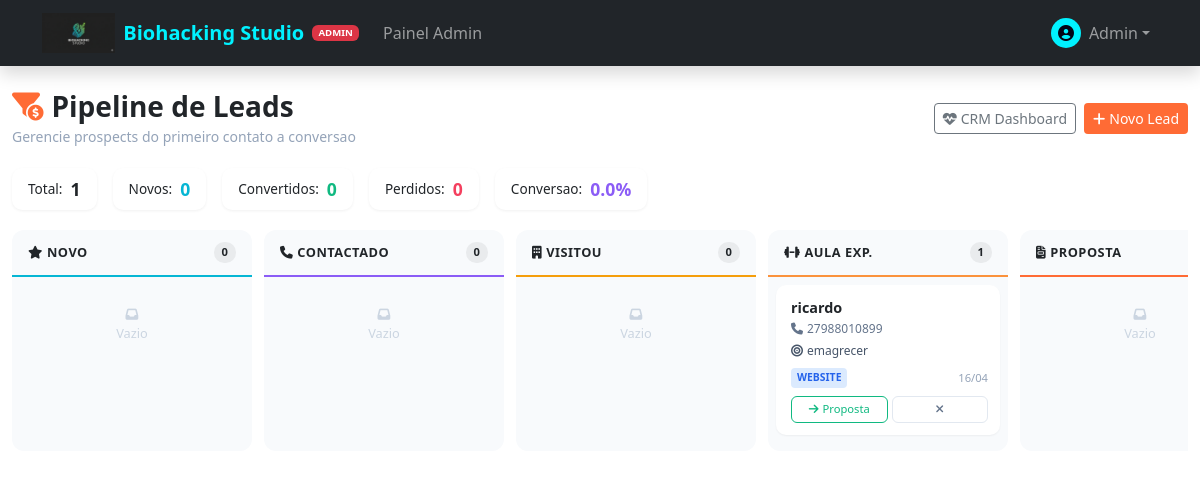
Screenshot of /admin/crm/leads (signed in) with the database file from the repository.
### app/models/user.py (models this page shows, shortened)
class User(UserMixin, db.Model):
    __tablename__ = 'users'
    id = db.Column(db.Integer, primary_key=True)
    name = db.Column(db.String(100), nullable=False)
    email = db.Column(db.String(120), unique=True, nullable=False)
    phone = db.Column(db.String(20), nullable=False)
    password_hash = db.Column(db.String(256), nullable=False)
    cpf = db.Column(db.String(14), nullable=True)  # Formato: 123.456.789-00
    gender = db.Column(db.Enum(Gender), nullable=True)
    role = db.Column(db.String(20), default='student')
    xp = db.Column(db.Integer, default=0)  # XP total historico (para ranking)
    level = db.Column(db.Integer, default=1)
    xp_available = db.Column(db.Integer, default=0)  # XP disponivel para conversao (janela 3 meses)
    credits_balance = db.Column(db.Integer, default=0)  # Total de creditos ativos (wallets)
    face_encoding = db.Column(db.LargeBinary, nullable=True)
    face_encoding_version = db.Column(db.String(10), default='v1')
    face_registered_at = db.Column(db.DateTime, nullable=True)
    face_last_recognized = db.Column(db.DateTime, nullable=True)
    face_confidence_threshold = db.Column(db.Float, default=0.6)
    photo_url = db.Column(db.String(255))
    referral_code = db.Column(db.String(12), unique=True, nullable=True)
    professional_type = db.Column(db.Enum(ProfessionalType), nullable=True)
    base_commission_rate = db.Column(db.Numeric(5, 2), nullable=True)
    is_active = db.Column(db.Boolean, default=True)
    created_at = db.Column(db.DateTime, default=datetime.utcnow)
    updated_at = db.Column(db.DateTime, default=datetime.utcnow, onupdate=datetime.utcnow)
    last_login = db.Column(db.DateTime)
    @property
    def is_admin(self):
        return self.role == 'admin'
    @property
    def is_student(self):
        return self.role == 'student'

### app/models/crm.py (models this page shows, shortened)
class Lead(db.Model):
    __tablename__ = 'leads'
    id = db.Column(db.Integer, primary_key=True)
    full_name = db.Column(db.String(150), nullable=False)
    email = db.Column(db.String(120), unique=True, nullable=True)
    phone = db.Column(db.String(20), nullable=False, index=True)
    source = db.Column(db.Enum(LeadSource), default=LeadSource.WALK_IN)
    status = db.Column(db.Enum(LeadStatus), default=LeadStatus.NEW, index=True)
    interest_goal = db.Column(db.String(100), nullable=True)
    preferred_schedule = db.Column(db.String(100), nullable=True)
    budget_range = db.Column(db.String(50), nullable=True)
    created_at = db.Column(db.DateTime, default=datetime.utcnow, index=True)
    last_contact_at = db.Column(db.DateTime, nullable=True)
    trial_class_date = db.Column(db.DateTime, nullable=True)
    converted_at = db.Column(db.DateTime, nullable=True)
    lost_reason = db.Column(db.String(200), nullable=True)
    assigned_to_id = db.Column(db.Integer, db.ForeignKey('users.id'), nullable=True)
    notes = db.Column(db.Text, nullable=True)
    converted_user_id = db.Column(db.Integer, db.ForeignKey('users.id'), unique=True, nullable=True)
    assigned_to = db.relationship('User', foreign_keys=[assigned_to_id], backref='assigned_leads')
    converted_user = db.relationship('User', foreign_keys=[converted_user_id], backref='lead_origin')
    @property
    def source_label(self):
        labels = {
            LeadSource.WEBSITE: 'Website',
            LeadSource.INSTAGRAM: 'Instagram',
            LeadSource.REFERRAL: 'Indicacao',
            LeadSource.WALK_IN: 'Visita Presencial',
            LeadSource.GOOGLE_ADS: 'Google Ads',
        }
        return labels.get(self.source, str(self.source))

### app/routes/admin/crm.py (the view)
@crm_bp.route('/leads')
@login_required
def leads():
    if not _check_access():
        return "Acesso negado", 403
    leads_by_status = {}
    for status in LeadStatus:
        leads_by_status[status.value] = Lead.query.filter_by(
            status=status
        ).order_by(Lead.created_at.desc()).all()
    sources = [{'value': s.value, 'label': s.value.replace('_', ' ').title()} for s in LeadSource]
    statuses = [{'value': s.value, 'label': Lead.query.first() and s.value or s.value} for s in LeadStatus]
    staff = User.query.filter(User.role.in_(['admin', 'manager', 'instructor'])).all()
    total = Lead.query.count()
    new_count = Lead.query.filter_by(status=LeadStatus.NEW).count()
    won_count = Lead.query.filter_by(status=LeadStatus.WON).count()
    lost_count = Lead.query.filter_by(status=LeadStatus.LOST).count()
    conversion_rate = round((won_count / total * 100), 1) if total > 0 else 0
    return render_template('admin/crm/leads.html',
                           leads_by_status=leads_by_status,
                           sources=sources,
                           staff=staff,
                           total=total,
                           new_count=new_count,
                           won_count=won_count,
                           lost_count=lost_count,
                           conversion_rate=conversion_rate)

### app/models/notification.py (called while the page is built)
    @classmethod
    def get_unread_count(cls, user_id):
        return cls.query.filter_by(user_id=user_id, is_read=False).count()

### app/routes/admin/crm.py (called while the page is built)
def _check_access():
    return current_user.is_admin or current_user.role == 'manager'

### app/templates/admin/crm/leads.html (shortened to what this page needs)
{% extends "base.html" %}
{% block content %}
<div class="container-fluid py-4">
    <div class="leads-header">
        <div>
            <h3><i class="fas fa-funnel-dollar me-2" style="color: #FF6B35;"></i>Pipeline de Leads</h3>
            <small style="color: #94A3B8;">Gerencie prospects do primeiro contato a conversao</small>
        </div>
        <div class="d-flex gap-2">
            <a href="{{ url_for('crm.dashboard') }}" class="btn btn-sm btn-outline-secondary">
                <i class="fas fa-heartbeat me-1"></i>CRM Dashboard
            </a>
            <button class="btn btn-sm" style="background: #FF6B35; color: white;" data-bs-toggle="modal" data-bs-target="#newLeadModal">
                <i class="fas fa-plus me-1"></i>Novo Lead
            </button>
        </div>
    </div>
    <div class="stats-bar">
        <div class="stat-chip">
            <span>Total:</span> <span class="num">{{ total }}</span>
        </div>
        <div class="stat-chip new">
            <span>Novos:</span> <span class="num">{{ new_count }}</span>
        </div>
        <div class="stat-chip won">
            <span>Convertidos:</span> <span class="num">{{ won_count }}</span>
        </div>
        <div class="stat-chip lost">
            <span>Perdidos:</span> <span class="num">{{ lost_count }}</span>
        </div>
        <div class="stat-chip rate">
            <span>Conversao:</span> <span class="num">{{ conversion_rate }}%</span>
        </div>
    </div>
    <div class="pipeline">
        {% for status_val, config in status_config.items() %}
        {% set leads_list = leads_by_status.get(status_val, []) %}
        <div class="pipeline-col">
            <div class="col-header {{ status_val }}">
                <span class="col-title"><i class="{{ config.icon }} me-1"></i>{{ config.label }}</span>
                <span class="col-count">{{ leads_list|length }}</span>
            </div>
            <div class="col-body" data-status="{{ status_val }}">
                {% for lead in leads_list %}
                <div class="lead-card" data-lead-id="{{ lead.id }}" onclick="showLeadDetail({{ lead.id }})">
                    <div class="lead-name">{{ lead.full_name }}</div>
                    <div class="lead-phone"><i class="fas fa-phone me-1"></i>{{ lead.phone }}</div>
                    {% if lead.interest_goal %}
                    <div style="font-size: 0.75rem; color: #475569; margin-top: 4px;">
                        <i class="fas fa-bullseye me-1"></i>{{ lead.interest_goal }}
                    </div>
                    {% endif %}
                    <div class="lead-meta">
                        <span class="source-badge {{ lead.source.value }}">{{ lead.source_label }}</span>
                        <span class="lead-date">{{ lead.created_at.strftime('%d/%m') }}</span>
                    </div>
                    {% if config.next %}
                    <div class="move-btns">
                        <button class="move-btn advance" onclick="event.stopPropagation(); moveLead({{ lead.id }}, '{{ config.next }}')">
                            <i class="fas fa-arrow-right me-1"></i>{{ status_config[config.next].label }}
                        </button>
                        {% if status_val != 'lost' %}
                        <button class="move-btn" onclick="event.stopPropagation(); moveLead({{ lead.id }}, 'lost')">
                            <i class="fas fa-times"></i>
                        </button>
                        {% endif %}
                    </div>
                    {% endif %}
                </div>
                {% endfor %}
                {% if leads_list|length == 0 %}
                <div style="text-align: center; padding: 20px; color: #CBD5E1; font-size: 0.8rem;">
                    <i class="fas fa-inbox"></i><br>Vazio
                </div>
                {% endif %}
            </div>
        </div>
        {% endfor %}
    </div>
</div>
{% endblock %}

### app/templates/includes/navbar.html (shortened to what this page needs)
<nav class="navbar navbar-expand-lg navbar-dark bg-dark sticky-top shadow">
    <div class="container">
        <a class="navbar-brand d-flex align-items-center" href="{{ url_for('marketing.index') }}">
            <img src="{{ url_for('static', filename='img/logo.png') }}" alt="Biohacking Studio" height="40"
                 class="d-inline-block align-text-top me-2" onerror="this.style.display='none';">
            <span class="fw-bold text-primary">Biohacking Studio</span>
            {% if current_user.is_authenticated %}
            {% if current_user.is_admin %}
            <span class="badge bg-danger ms-2" style="font-size: 0.6rem;">ADMIN</span>
            {% elif current_user.is_instructor %}
            <span class="badge bg-primary ms-2" style="font-size: 0.6rem;">INSTRUTOR</span>
            {% endif %}
            {% endif %}
        </a>
        <div class="collapse navbar-collapse" id="mainNavbar">
            <ul class="navbar-nav me-auto">
                {% if current_user.is_authenticated %}
                {% if current_user.is_admin %}
                <li class="nav-item">
                    <a class="nav-link {% if request.endpoint and 'admin.dashboard' in request.endpoint %}active{% endif %}"
                        href="{{ url_for('admin.dashboard') }}">Painel Admin</a>
                </li>
                {% endif %}
                {% else %}
                <li class="nav-item">
                    <a class="nav-link {% if request.endpoint and 'shop' in request.endpoint %}active{% endif %}"
                        href="{{ url_for('shop.packages') }}">Planos e Preços</a>
                </li>
                {% endif %}
            </ul>
            <div class="navbar-nav align-items-center">
                {% if current_user.is_authenticated %}
                <div class="nav-item dropdown">
                    <a class="nav-link dropdown-toggle d-flex align-items-center" href="#" id="userDropdown"
                        role="button" data-bs-toggle="dropdown">
                        <div class="avatar-xs me-2 bg-primary rounded-circle d-flex align-items-center justify-content-center text-white"
                            style="width: 30px; height: 30px;">
                            <i class="fas fa-user-circle"></i>
                        </div>
                        <span>{{ current_user.name.split()[0] }}</span>
                    </a>
                </div>
                {% else %}
                <a class="nav-link me-2" href="{{ url_for('auth.login') }}">Entrar</a>
                <a class="btn btn-primary btn-sm px-3 rounded-pill" href="{{ url_for('auth.register') }}">Começar
                    Agora</a>
                {% endif %}
            </div>
        </div>
    </div>
</nav>

### app/templates/admin/crm/leads.html (style rules this page uses)
.leads-header { display: flex; justify-content: space-between; align-items: center; margin-bottom: 20px; }
.leads-header h3 { margin: 0; font-weight: 700; }
.stats-bar { display: flex; gap: 16px; margin-bottom: 20px; }
.stat-chip { display: flex; align-items: center; gap: 8px; padding: 8px 16px; border-radius: 10px; background: white; box-shadow: 0 1px 3px rgba(0,0,0,0.06); font-size: 0.85rem; }
.stat-chip .num { font-weight: 800; font-size: 1.1rem; }
.stat-chip.new .num { color: #06B6D4; }
.stat-chip.won .num { color: #10B981; }
.stat-chip.lost .num { color: #F43F5E; }
.stat-chip.rate .num { color: #8B5CF6; }
.pipeline { display: flex; gap: 12px; overflow-x: auto; padding-bottom: 16px; }
.pipeline-col { min-width: 240px; flex: 1; background: #F8FAFC; border-radius: 12px; display: flex; flex-direction: column; }
.col-header { padding: 12px 16px; display: flex; justify-content: space-between; align-items: center; border-bottom: 2px solid; }
.col-header.new { border-color: #06B6D4; }
.col-header.contacted { border-color: #8B5CF6; }
.col-header.visited { border-color: #F59E0B; }
.col-header.trial { border-color: #FB923C; }
.col-header.proposal { border-color: #FF6B35; }
.col-title { font-weight: 700; font-size: 0.8rem; text-transform: uppercase; letter-spacing: 0.04em; }
.col-count { font-size: 0.7rem; font-weight: 700; padding: 2px 8px; border-radius: 10px; background: rgba(0,0,0,0.06); }
.col-body { padding: 8px; flex: 1; min-height: 100px; }
.lead-card { background: white; border-radius: 10px; padding: 12px; margin-bottom: 8px; box-shadow: 0 1px 2px rgba(0,0,0,0.05); cursor: pointer; transition: all 0.15s; border-left: 3px solid transparent; }
.lead-card .lead-name { font-weight: 600; font-size: 0.9rem; margin-bottom: 2px; }
.lead-card .lead-phone { font-size: 0.75rem; color: #64748B; }
.lead-card .lead-meta { display: flex; justify-content: space-between; align-items: center; margin-top: 8px; }
.source-badge { font-size: 0.65rem; padding: 2px 6px; border-radius: 4px; font-weight: 600; text-transform: uppercase; }
.source-badge.website { background: #DBEAFE; color: #2563EB; }
.lead-date { font-size: 0.7rem; color: #94A3B8; }
.move-btns { display: flex; gap: 4px; margin-top: 8px; }
.move-btn { flex: 1; padding: 4px; border: 1px solid #E2E8F0; border-radius: 6px; background: white; cursor: pointer; font-size: 0.7rem; color: #64748B; text-align: center; transition: all 0.15s; }
.move-btn.advance { border-color: #10B981; color: #10B981; }

### app/templates/base.html (style rules this page uses)
:root { --primary-color: #00f2ff; --secondary-color: #0f172a; --text-dark: #020617; }
body { min-height: 100vh; display: flex; flex-direction: column; }
.text-primary { color: var(--primary-color) !important; }
.bg-primary { background-color: var(--primary-color) !important; color: var(--text-dark) !important; }

### rows the page displays
User: name "Admin"
Lead: full_name "ricardo", phone "27988010899", interest_goal "emagrecer", source_label "WEBSITE", created_at "16/04", status_config "Proposta"

### other values shown
{{ total }} "1"
{{ new_count }} "0"
{{ won_count }} "0"
{{ lost_count }} "0"
{{ conversion_rate }} "0.0"
{{ config.label }} "NOVO" "CONTACTADO" "VISITOU" "AULA EXP." "PROPOSTA"
{{ leads_list|length }} "0" "0" "0" "1"
